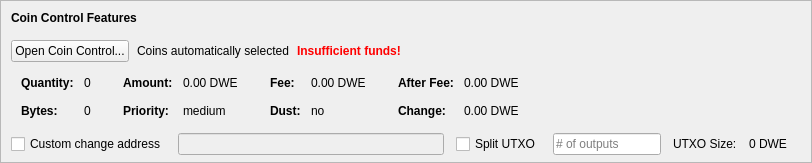
    <widget class="QFrame" name="frameCoinControl">
     <property name="sizePolicy">
      <sizepolicy hsizetype="Expanding" vsizetype="Expanding">
       <horstretch>0</horstretch>
       <verstretch>0</verstretch>
      </sizepolicy>
     </property>
     <property name="maximumSize">
      <size>
       <width>16777215</width>
       <height>16777215</height>
      </size>
     </property>
     <property name="frameShape">
      <enum>QFrame::StyledPanel</enum>
     </property>
     <property name="frameShadow">
      <enum>QFrame::Sunken</enum>
     </property>
     <layout class="QVBoxLayout" name="verticalLayoutCoinControl2">
      <property name="spacing">
       <number>0</number>
      </property>
      <property name="leftMargin">
       <number>0</number>
      </property>
      <property name="topMargin">
       <number>0</number>
      </property>
      <property name="rightMargin">
       <number>0</number>
      </property>
      <property name="bottomMargin">
       <number>6</number>
      </property>
      <item>
       <layout class="QVBoxLayout" name="verticalLayoutCoinControl" stretch="0,0,0,0,1">
        <property name="spacing">
         <number>0</number>
        </property>
        <property name="leftMargin">
         <number>10</number>
        </property>
        <property name="topMargin">
         <number>10</number>
        </property>
        <item>
         <layout class="QHBoxLayout" name="horizontalLayoutCoinControl1">
          <property name="bottomMargin">
           <number>15</number>
          </property>
          <item>
           <widget class="QLabel" name="labelCoinControlFeatures">
            <property name="sizePolicy">
             <sizepolicy hsizetype="Preferred" vsizetype="Maximum">
              <horstretch>0</horstretch>
              <verstretch>0</verstretch>
             </sizepolicy>
            </property>
            <property name="font">
             <font>
              <weight>75</weight>
              <bold>true</bold>
             </font>
            </property>
            <property name="styleSheet">
             <string notr="true">font-weight:bold;</string>
            </property>
            <property name="text">
             <string>Coin Control Features</string>
            </property>
           </widget>
          </item>
         </layout>
        </item>
        <item>
         <layout class="QHBoxLayout" name="horizontalLayoutCoinControl2" stretch="0,0,0,0">
          <property name="spacing">
           <number>8</number>
          </property>
          <property name="bottomMargin">
           <number>10</number>
          </property>
          <item>
           <widget class="QPushButton" name="pushButtonCoinControl">
            <property name="styleSheet">
             <string notr="true"/>
            </property>
            <property name="text">
             <string>Open Coin Control...</string>
            </property>
            <property name="autoDefault">
             <bool>false</bool>
            </property>
           </widget>
          </item>
          <item>
           <widget class="QLabel" name="labelCoinControlAutomaticallySelected">
            <property name="text">
             <string>Coins automatically selected</string>
            </property>
            <property name="margin">
             <number>5</number>
            </property>
           </widget>
          </item>
          <item>
           <widget class="QLabel" name="labelCoinControlInsuffFunds">
            <property name="font">
             <font>
              <weight>75</weight>
              <bold>true</bold>
             </font>
            </property>
            <property name="styleSheet">
             <string notr="true">color:red;font-weight:bold;</string>
            </property>
            <property name="text">
             <string>Insufficient funds!</string>
            </property>
            <property name="margin">
             <number>5</number>
            </property>
           </widget>
          </item>
          <item>
           <spacer name="horizontalSpacerCoinControl">
            <property name="orientation">
             <enum>Qt::Horizontal</enum>
            </property>
            <property name="sizeHint" stdset="0">
             <size>
              <width>40</width>
              <height>1</height>
             </size>
            </property>
           </spacer>
          </item>
         </layout>
        </item>
        <item>
         <widget class="QWidget" name="widgetCoinControl" native="true">
          <property name="sizePolicy">
           <sizepolicy hsizetype="Preferred" vsizetype="Preferred">
            <horstretch>0</horstretch>
            <verstretch>0</verstretch>
           </sizepolicy>
          </property>
          <property name="minimumSize">
           <size>
            <width>0</width>
            <height>0</height>
           </size>
          </property>
          <property name="styleSheet">
           <string notr="true"/>
          </property>
          <layout class="QHBoxLayout" name="horizontalLayoutCoinControl5">
           <property name="leftMargin">
            <number>0</number>
           </property>
           <property name="topMargin">
            <number>0</number>
           </property>
           <property name="rightMargin">
            <number>0</number>
           </property>
           <property name="bottomMargin">
            <number>0</number>
           </property>
           <item>
            <layout class="QHBoxLayout" name="horizontalLayoutCoinControl3" stretch="0,0,0,1">
             <property name="spacing">
              <number>20</number>
             </property>
             <property name="topMargin">
              <number>0</number>
             </property>
             <property name="bottomMargin">
              <number>10</number>
             </property>
             <item>
              <layout class="QFormLayout" name="formLayoutCoinControl1">
               <property name="horizontalSpacing">
                <number>10</number>
               </property>
               <property name="verticalSpacing">
                <number>14</number>
               </property>
               <property name="leftMargin">
                <number>10</number>
               </property>
               <property name="topMargin">
                <number>4</number>
               </property>
               <property name="rightMargin">
                <number>6</number>
               </property>
               <item row="0" column="0">
                <widget class="QLabel" name="labelCoinControlQuantityText">
                 <property name="font">
                  <font>
                   <weight>75</weight>
                   <bold>true</bold>
                  </font>
                 </property>
                 <property name="text">
                  <string>Quantity:</string>
                 </property>
                 <property name="margin">
                  <number>0</number>
                 </property>
                </widget>
               </item>
               <item row="0" column="1">
                <widget class="QLabel" name="labelCoinControlQuantity">
                 <property name="cursor">
                  <cursorShape>IBeamCursor</cursorShape>
                 </property>
                 <property name="contextMenuPolicy">
                  <enum>Qt::ActionsContextMenu</enum>
                 </property>
                 <property name="text">
                  <string notr="true">0</string>
                 </property>
                 <property name="margin">
                  <number>0</number>
                 </property>
                 <property name="textInteractionFlags">
                  <set>Qt::LinksAccessibleByMouse|Qt::TextSelectableByKeyboard|Qt::TextSelectableByMouse</set>
                 </property>
                </widget>
               </item>
               <item row="1" column="0">
                <widget class="QLabel" name="labelCoinControlBytesText">
                 <property name="font">
                  <font>
                   <weight>75</weight>
                   <bold>true</bold>
                  </font>
                 </property>
                 <property name="text">
                  <string>Bytes:</string>
                 </property>
                </widget>
               </item>
               <item row="1" column="1">
                <widget class="QLabel" name="labelCoinControlBytes">
                 <property name="cursor">
                  <cursorShape>IBeamCursor</cursorShape>
                 </property>
                 <property name="contextMenuPolicy">
                  <enum>Qt::ActionsContextMenu</enum>
                 </property>
                 <property name="text">
                  <string notr="true">0</string>
                 </property>
                 <property name="textInteractionFlags">
                  <set>Qt::LinksAccessibleByMouse|Qt::TextSelectableByKeyboard|Qt::TextSelectableByMouse</set>
                 </property>
                </widget>
               </item>
              </layout>
             </item>
             <item>
              <layout class="QFormLayout" name="formLayoutCoinControl2">
               <property name="horizontalSpacing">
                <number>10</number>
               </property>
               <property name="verticalSpacing">
                <number>14</number>
               </property>
               <property name="leftMargin">
                <number>6</number>
               </property>
               <property name="topMargin">
                <number>4</number>
               </property>
               <property name="rightMargin">
                <number>6</number>
               </property>
               <item row="0" column="0">
                <widget class="QLabel" name="labelCoinControlAmountText">
                 <property name="font">
                  <font>
                   <weight>75</weight>
                   <bold>true</bold>
                  </font>
                 </property>
                 <property name="text">
                  <string>Amount:</string>
                 </property>
                 <property name="margin">
                  <number>0</number>
                 </property>
                </widget>
               </item>
               <item row="0" column="1">
                <widget class="QLabel" name="labelCoinControlAmount">
                 <property name="cursor">
                  <cursorShape>IBeamCursor</cursorShape>
                 </property>
                 <property name="contextMenuPolicy">
                  <enum>Qt::ActionsContextMenu</enum>
                 </property>
                 <property name="text">
                  <string notr="true">0.00 DWE</string>
                 </property>
                 <property name="textInteractionFlags">
                  <set>Qt::LinksAccessibleByMouse|Qt::TextSelectableByKeyboard|Qt::TextSelectableByMouse</set>
                 </property>
                </widget>
               </item>
               <item row="1" column="0">
                <widget class="QLabel" name="labelCoinControlPriorityText">
                 <property name="font">
                  <font>
                   <weight>75</weight>
                   <bold>true</bold>
                  </font>
                 </property>
                 <property name="text">
                  <string>Priority:</string>
                 </property>
                </widget>
               </item>
               <item row="1" column="1">
                <widget class="QLabel" name="labelCoinControlPriority">
                 <property name="cursor">
                  <cursorShape>IBeamCursor</cursorShape>
                 </property>
                 <property name="contextMenuPolicy">
                  <enum>Qt::ActionsContextMenu</enum>
                 </property>
                 <property name="text">
                  <string>medium</string>
                 </property>
                 <property name="textInteractionFlags">
                  <set>Qt::LinksAccessibleByMouse|Qt::TextSelectableByKeyboard|Qt::TextSelectableByMouse</set>
                 </property>
                </widget>
               </item>
              </layout>
             </item>
             <item>
              <layout class="QFormLayout" name="formLayoutCoinControl3">
               <property name="horizontalSpacing">
                <number>10</number>
               </property>
               <property name="verticalSpacing">
                <number>14</number>
               </property>
               <property name="leftMargin">
                <number>6</number>
               </property>
               <property name="topMargin">
                <number>4</number>
               </property>
               <property name="rightMargin">
                <number>6</number>
               </property>
               <item row="0" column="0">
                <widget class="QLabel" name="labelCoinControlFeeText">
                 <property name="font">
                  <font>
                   <weight>75</weight>
                   <bold>true</bold>
                  </font>
                 </property>
                 <property name="text">
                  <string>Fee:</string>
                 </property>
                 <property name="margin">
                  <number>0</number>
                 </property>
                </widget>
               </item>
               <item row="0" column="1">
                <widget class="QLabel" name="labelCoinControlFee">
                 <property name="cursor">
                  <cursorShape>IBeamCursor</cursorShape>
                 </property>
                 <property name="contextMenuPolicy">
                  <enum>Qt::ActionsContextMenu</enum>
                 </property>
                 <property name="text">
                  <string notr="true">0.00 DWE</string>
                 </property>
                 <property name="textInteractionFlags">
                  <set>Qt::LinksAccessibleByMouse|Qt::TextSelectableByKeyboard|Qt::TextSelectableByMouse</set>
                 </property>
                </widget>
               </item>
               <item row="1" column="0">
                <widget class="QLabel" name="labelCoinControlLowOutputText">
                 <property name="font">
                  <font>
                   <weight>75</weight>
                   <bold>true</bold>
                  </font>
                 </property>
                 <property name="text">
                  <string>Dust:</string>
                 </property>
                </widget>
               </item>
               <item row="1" column="1">
                <widget class="QLabel" name="labelCoinControlLowOutput">
                 <property name="cursor">
                  <cursorShape>IBeamCursor</cursorShape>
                 </property>
                 <property name="contextMenuPolicy">
                  <enum>Qt::ActionsContextMenu</enum>
                 </property>
                 <property name="text">
                  <string>no</string>
                 </property>
                 <property name="textInteractionFlags">
                  <set>Qt::LinksAccessibleByMouse|Qt::TextSelectableByKeyboard|Qt::TextSelectableByMouse</set>
                 </property>
                </widget>
               </item>
              </layout>
             </item>
             <item>
              <layout class="QFormLayout" name="formLayoutCoinControl4">
               <property name="horizontalSpacing">
                <number>10</number>
               </property>
               <property name="verticalSpacing">
                <number>14</number>
               </property>
               <property name="leftMargin">
                <number>6</number>
               </property>
               <property name="topMargin">
                <number>4</number>
               </property>
               <property name="rightMargin">
                <number>6</number>
               </property>
               <item row="0" column="0">
                <widget class="QLabel" name="labelCoinControlAfterFeeText">
                 <property name="font">
                  <font>
                   <weight>75</weight>
                   <bold>true</bold>
                  </font>
                 </property>
                 <property name="text">
                  <string>After Fee:</string>
                 </property>
                 <property name="margin">
                  <number>0</number>
                 </property>
                </widget>
               </item>
               <item row="0" column="1">
                <widget class="QLabel" name="labelCoinControlAfterFee">
                 <property name="cursor">
                  <cursorShape>IBeamCursor</cursorShape>
                 </property>
                 <property name="contextMenuPolicy">
                  <enum>Qt::ActionsContextMenu</enum>
                 </property>
                 <property name="text">
                  <string notr="true">0.00 DWE</string>
                 </property>
                 <property name="textInteractionFlags">
                  <set>Qt::LinksAccessibleByMouse|Qt::TextSelectableByKeyboard|Qt::TextSelectableByMouse</set>
                 </property>
                </widget>
               </item>
               <item row="1" column="0">
                <widget class="QLabel" name="labelCoinControlChangeText">
                 <property name="font">
                  <font>
                   <weight>75</weight>
                   <bold>true</bold>
                  </font>
                 </property>
                 <property name="text">
                  <string>Change:</string>
                 </property>
                </widget>
               </item>
               <item row="1" column="1">
                <widget class="QLabel" name="labelCoinControlChange">
                 <property name="cursor">
                  <cursorShape>IBeamCursor</cursorShape>
                 </property>
                 <property name="contextMenuPolicy">
                  <enum>Qt::ActionsContextMenu</enum>
                 </property>
                 <property name="text">
                  <string notr="true">0.00 DWE</string>
                 </property>
                 <property name="textInteractionFlags">
                  <set>Qt::LinksAccessibleByMouse|Qt::TextSelectableByKeyboard|Qt::TextSelectableByMouse</set>
                 </property>
                </widget>
               </item>
              </layout>
             </item>
            </layout>
           </item>
          </layout>
         </widget>
        </item>
        <item>
         <layout class="QHBoxLayout" name="horizontalLayoutCoinControl4" stretch="0,0,0,0,0,0,0">
          <property name="spacing">
           <number>12</number>
          </property>
          <property name="sizeConstraint">
           <enum>QLayout::SetDefaultConstraint</enum>
          </property>
          <property name="topMargin">
           <number>5</number>
          </property>
          <property name="rightMargin">
           <number>5</number>
          </property>
          <item>
           <widget class="QCheckBox" name="checkBoxCoinControlChange">
            <property name="toolTip">
             <string>If this is activated, but the change address is empty or invalid, change will be sent to a newly generated address.</string>
            </property>
            <property name="text">
             <string>Custom change address</string>
            </property>
           </widget>
          </item>
          <item>
           <widget class="QValidatedLineEdit" name="lineEditCoinControlChange">
            <property name="enabled">
             <bool>false</bool>
            </property>
            <property name="sizePolicy">
             <sizepolicy hsizetype="Expanding" vsizetype="Fixed">
              <horstretch>0</horstretch>
              <verstretch>0</verstretch>
             </sizepolicy>
            </property>
           </widget>
          </item>
          <item>
           <widget class="QCheckBox" name="splitBlockCheckBox">
            <property name="text">
             <string>Split UTXO</string>
            </property>
           </widget>
          </item>
          <item>
           <widget class="QLineEdit" name="splitBlockLineEdit">
            <property name="sizePolicy">
             <sizepolicy hsizetype="Fixed" vsizetype="Fixed">
              <horstretch>50</horstretch>
              <verstretch>0</verstretch>
             </sizepolicy>
            </property>
            <property name="placeholderText">
             <string># of outputs</string>
            </property>
           </widget>
          </item>
          <item>
           <widget class="QLabel" name="labelBlockSizeText">
            <property name="text">
             <string>UTXO Size:</string>
            </property>
           </widget>
          </item>
          <item>
           <widget class="QLabel" name="labelBlockSize">
            <property name="text">
             <string>0 DWE</string>
            </property>
           </widget>
          </item>
          <item>
           <widget class="QLabel" name="labelCoinControlChangeLabel">
            <property name="sizePolicy">
             <sizepolicy hsizetype="Preferred" vsizetype="Expanding">
              <horstretch>0</horstretch>
              <verstretch>0</verstretch>
             </sizepolicy>
            </property>
            <property name="minimumSize">
             <size>
              <width>0</width>
              <height>0</height>
             </size>
            </property>
            <property name="text">
             <string/>
            </property>
            <property name="margin">
             <number>3</number>
            </property>
           </widget>
          </item>
         </layout>
        </item>
        <item>
         <spacer name="verticalSpacerCoinControl">
          <property name="orientation">
           <enum>Qt::Vertical</enum>
          </property>
          <property name="sizeHint" stdset="0">
           <size>
            <width>800</width>
            <height>1</height>
           </size>
          </property>
         </spacer>
        </item>
       </layout>
      </item>
     </layout>
    </widget>
